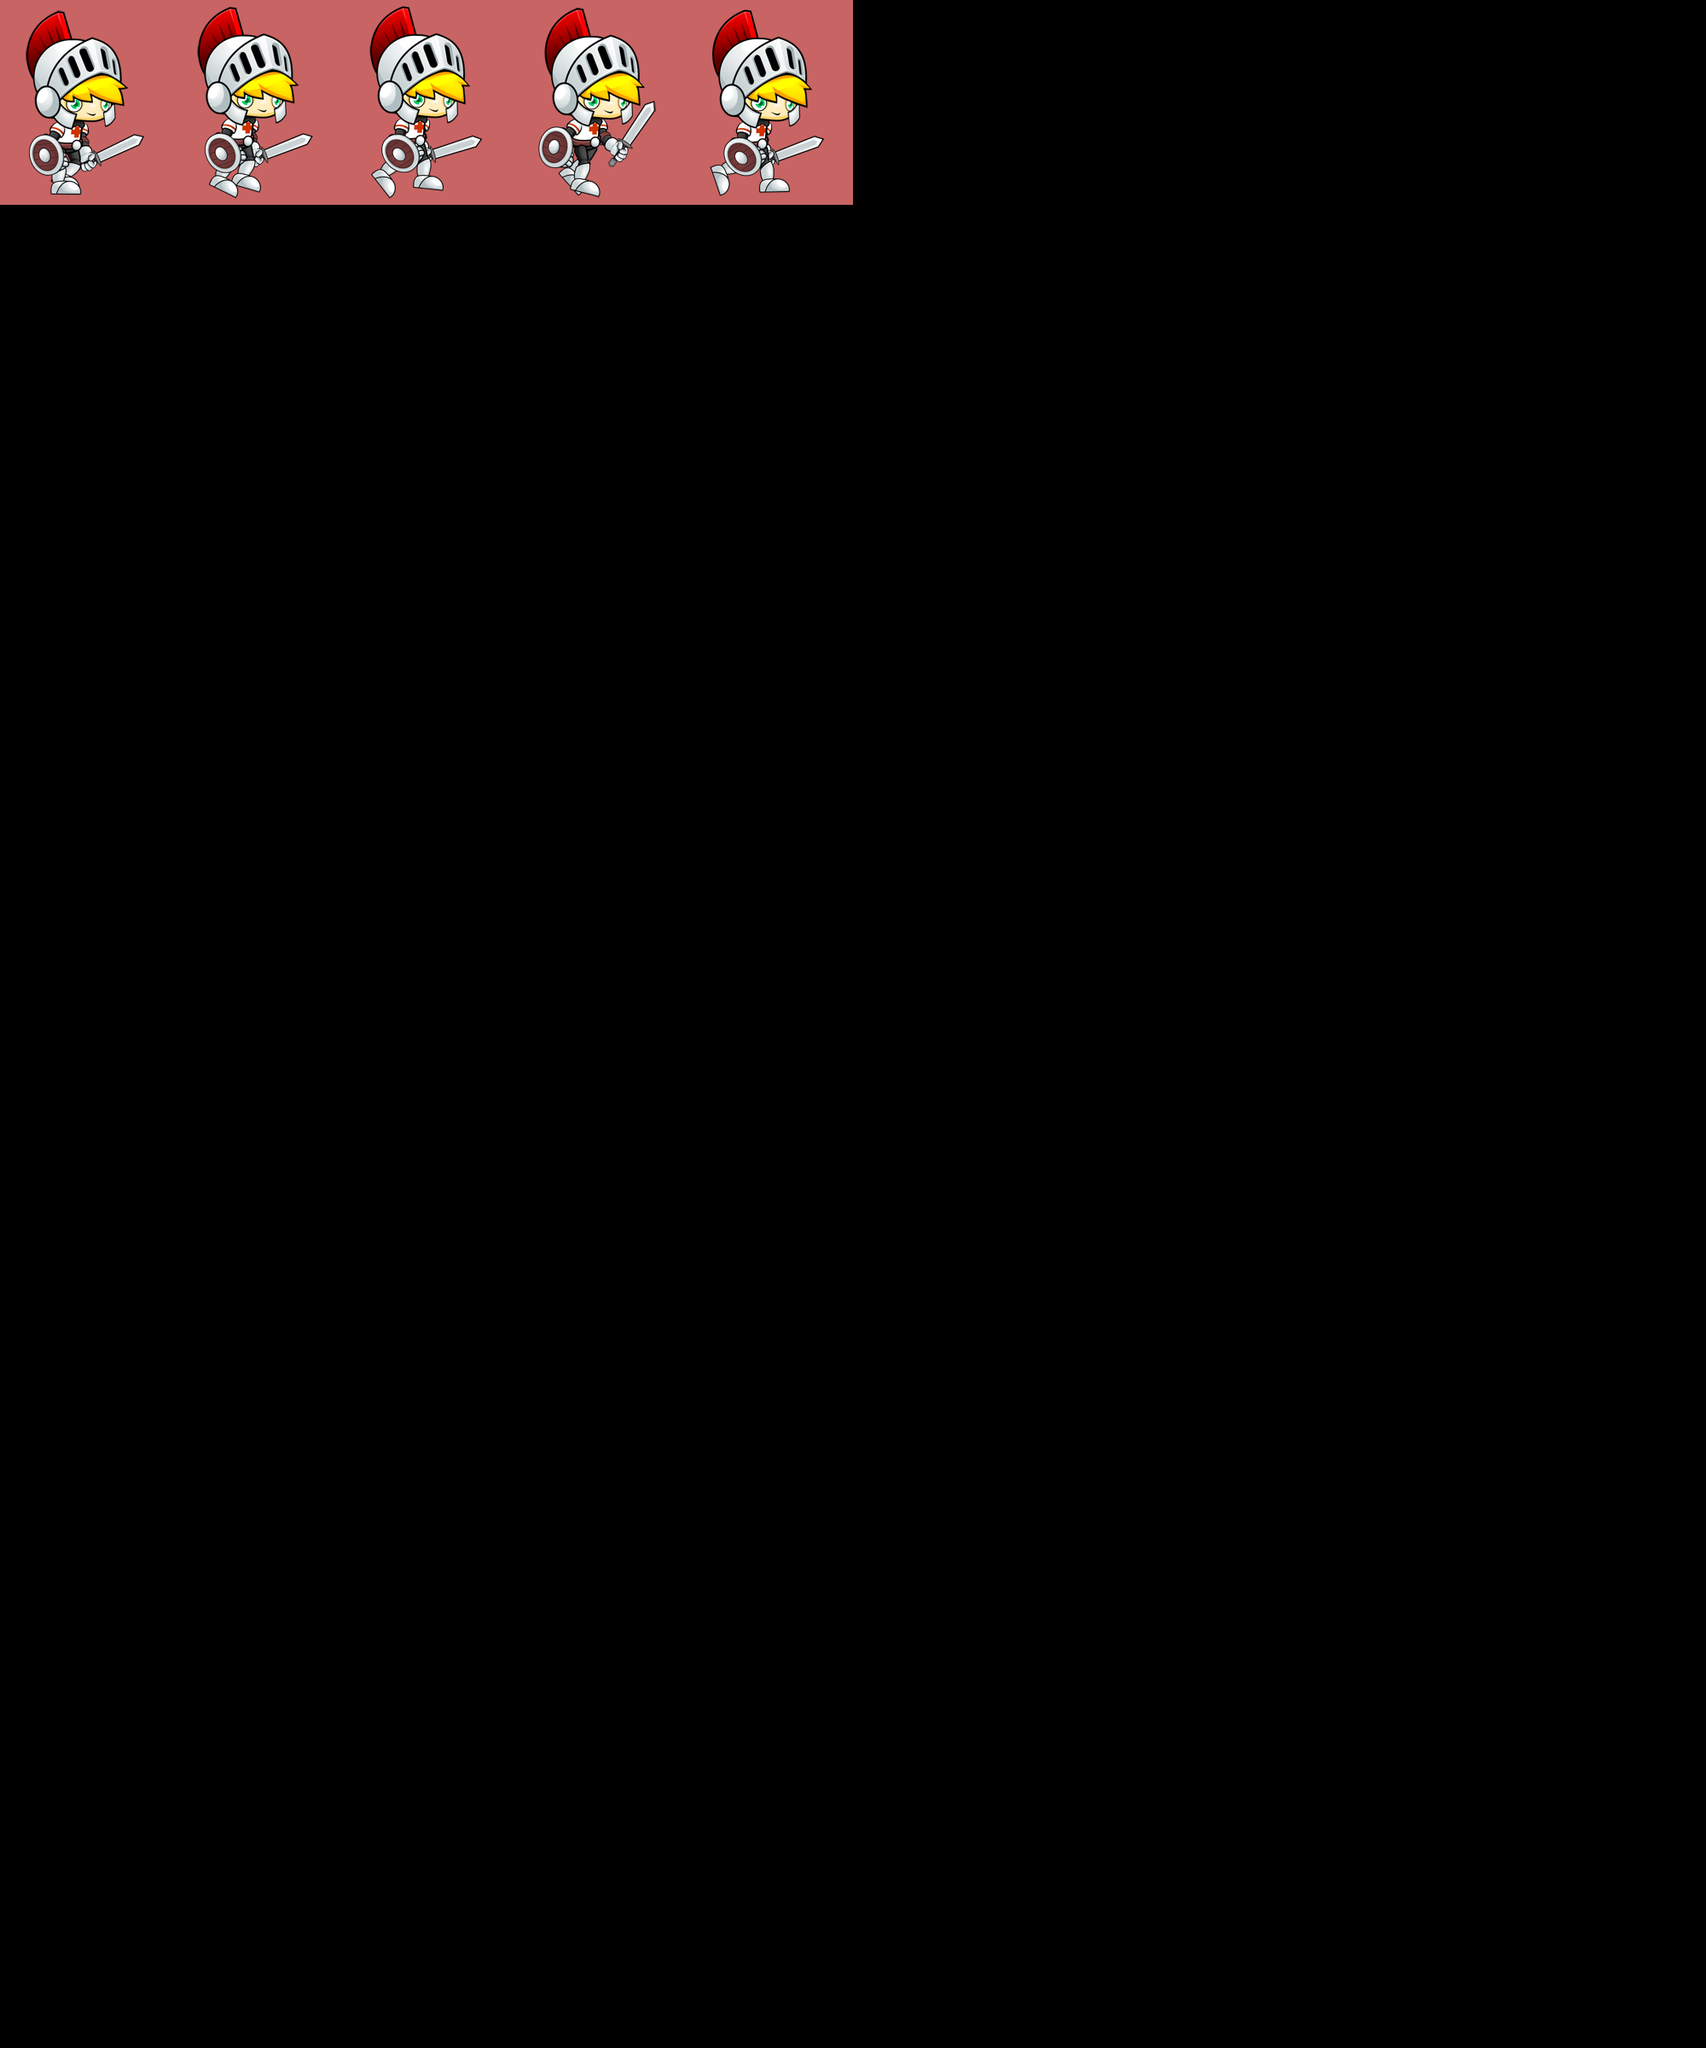

A level layout from a 2D game, rendered from its tile map. Below: a short description, then the map file with its tile-grid data intact:
An orthogonal 10x10 tile map with 200x240 px tiles, 1 tile layer (Camada de Tiles 1), 5 tilesets.

<map version="1.0" orientation="orthogonal" renderorder="right-down" width="10" height="10" tilewidth="200" tileheight="240" nextobjectid="1">
 <tileset firstgid="1" name="walk01" tilewidth="200" tileheight="240" tilecount="1" columns="1">
  <image source="walk01.png" width="200" height="240" />
 </tileset>
 <tileset firstgid="2" name="walk02" tilewidth="200" tileheight="240" tilecount="1" columns="1">
  <image source="walk02.png" width="200" height="240" />
 </tileset>
 <tileset firstgid="3" name="walk03" tilewidth="200" tileheight="240" tilecount="1" columns="1">
  <image source="walk03.png" width="200" height="240" />
 </tileset>
 <tileset firstgid="4" name="walk04" tilewidth="200" tileheight="240" tilecount="1" columns="1">
  <image source="walk04.png" width="200" height="240" />
 </tileset>
 <tileset firstgid="5" name="walk05" tilewidth="200" tileheight="240" tilecount="1" columns="1">
  <image source="walk05.png" width="200" height="240" />
 </tileset>
 <layer name="Camada de Tiles 1" width="10" height="10">
  <data encoding="csv">
1,2,3,4,5,0,0,0,0,0,
0,0,0,0,0,0,0,0,0,0,
0,0,0,0,0,0,0,0,0,0,
0,0,0,0,0,0,0,0,0,0,
0,0,0,0,0,0,0,0,0,0,
0,0,0,0,0,0,0,0,0,0,
0,0,0,0,0,0,0,0,0,0,
0,0,0,0,0,0,0,0,0,0,
0,0,0,0,0,0,0,0,0,0,
0,0,0,0,0,0,0,0,0,0
</data>
 </layer>
</map>